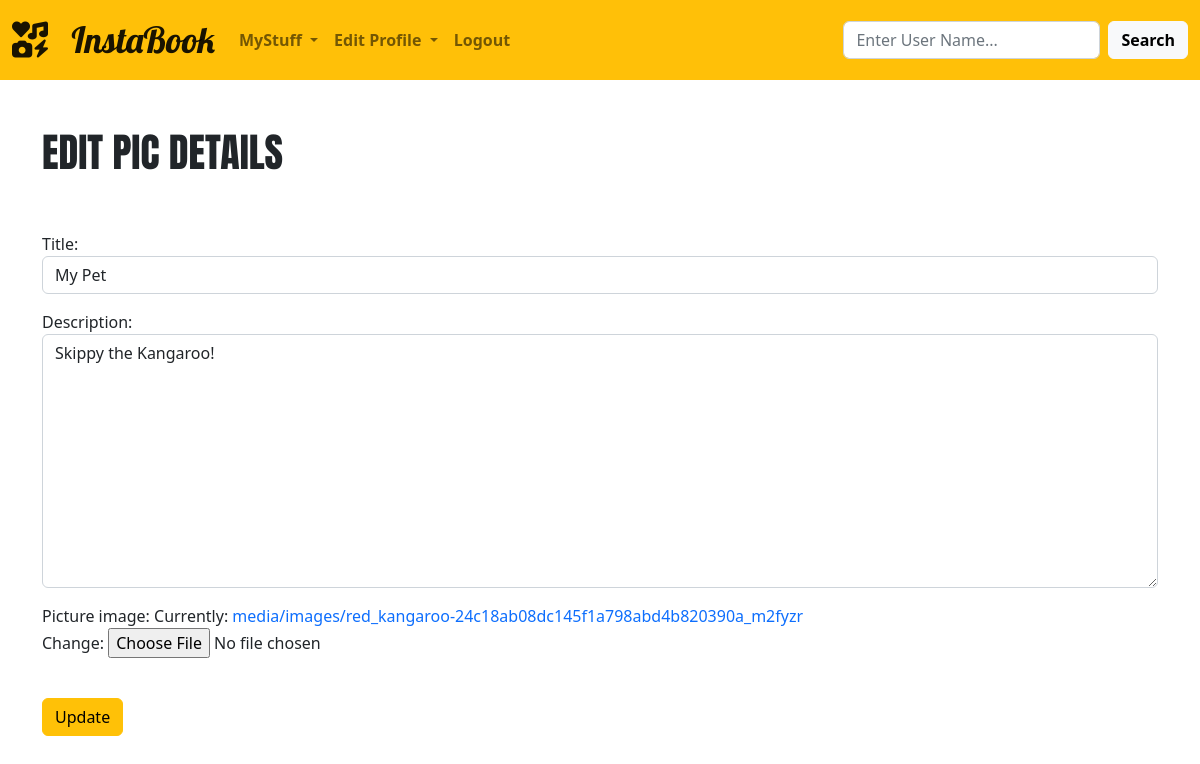
The page /edit_pic/83 (signed in) on the database as committed earlier.
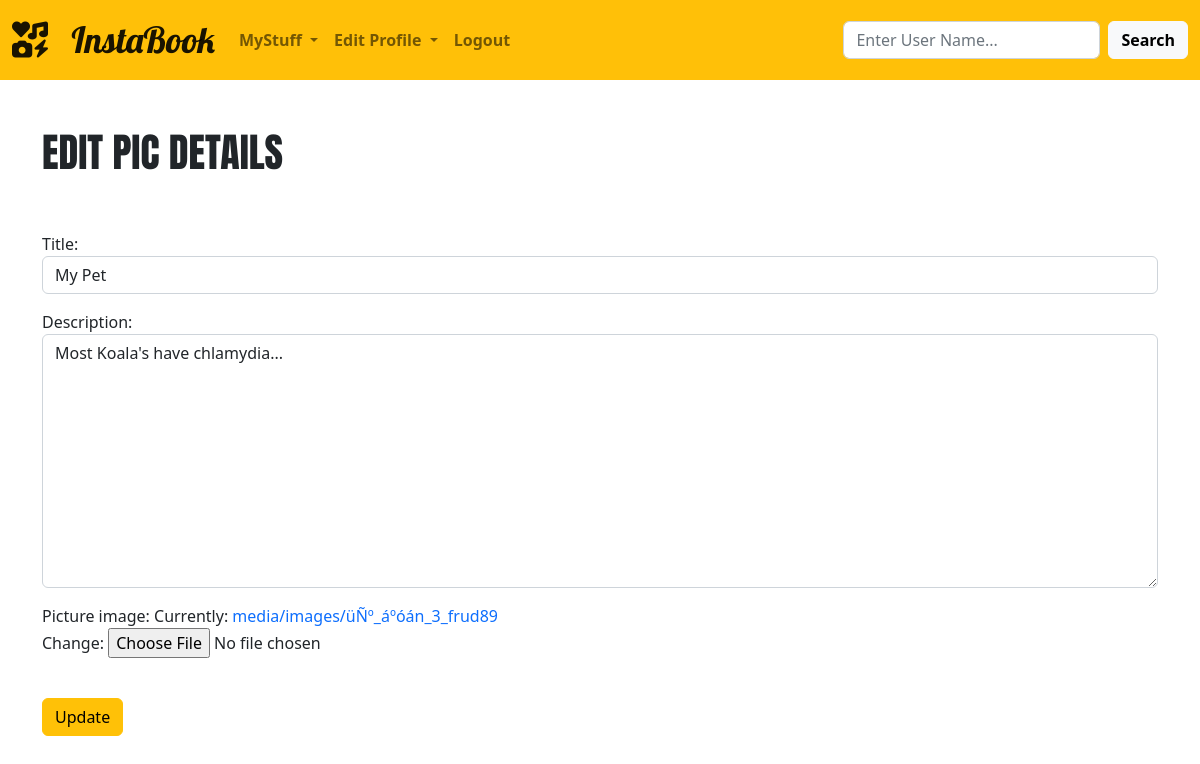
The same page on the database as committed later.
### mypics/models.py (models this page shows, shortened)
class Picture(models.Model):
    author = models.CharField(max_length=120,default="")
    connected_user = models.ForeignKey(User,default=get_default_action_status,on_delete=models.CASCADE,related_name="+")
    title = models.CharField(max_length=120)
    date = models.CharField(max_length=120,blank=True)
    place = models.CharField(max_length=120,blank=True)
    description = models.TextField(blank=True)
    picture_image = models.ImageField(null=True,blank=False,upload_to='images/')
    likes = models.CharField(max_length=120,default=0)
    hearted = models.CharField(max_length=120, null=True,blank=True,default="",validators=[validate_comma_separated_integer_list])

### mypics/views.py (the view, shortened to what this page needs)
# urls.py: path('edit_pic/<pic_id>',views.edit_pic,name='edit_pic'),
def edit_pic(request,pic_id):
    logged_in_user_id = str(request.user.username).lower()
    pic = Picture.objects.get(pk=pic_id)
    pic_author = str(pic.author).lower()
    if pic_author == logged_in_user_id:
        display = True
    else:
        display = False
    form = PictureForm(request.POST or None,request.FILES or None,instance=pic)
    return render(request,'edit_pic.html',{
        'form':form,
        'display': display,
    })

### mypics/forms.py
class PictureForm(ModelForm):
    class Meta:
        model = Picture
        fields = "__all__"
        exclude = ('author','likes','hearted','connected_user','date','place')
        widgets = {
            'title':forms.TextInput(attrs={'class':'form-control'}),
            'description':forms.Textarea(attrs={'class':'form-control'}),
        }

### mypics/templates/edit_pic.html (shortened to what this page needs)
{%extends 'base.html'%}
{% block content%}
{%if user.is_authenticated %}
{%if display %}
<h1>EDIT PIC DETAILS</h1>
                <br>
                <br>
<form action="" method=POST enctype="multipart/form-data">
    {{form.as_p}}
    <br>
    <input type="submit" value="Update" class="btn btn-warning">
</form>
<br>
                    <br>
{% else %}
<h2>You don't have authorisation to view this page.</h2>
{% endif %}
{%else%}
    <h2>You must be logged in to view this page.</h2>
{%endif%}
{%endblock%}

Rows that differ between the two databases and show on the page:
changed Picture "My Pet": description "Skippy the Kangaroo!" → "Most Koala's have chlamydia..."
Other text that changed with them:
text no longer shown: "Title: Description: Picture image: Currently: media/images/red_kangaroo-24c18ab08dc145f1a798abd4b820390a_m2fyzr Change:"
text now shown: "Title: Description: Picture image: Currently: media/images/üÑº_áºóán_3_frud89 Change:"
